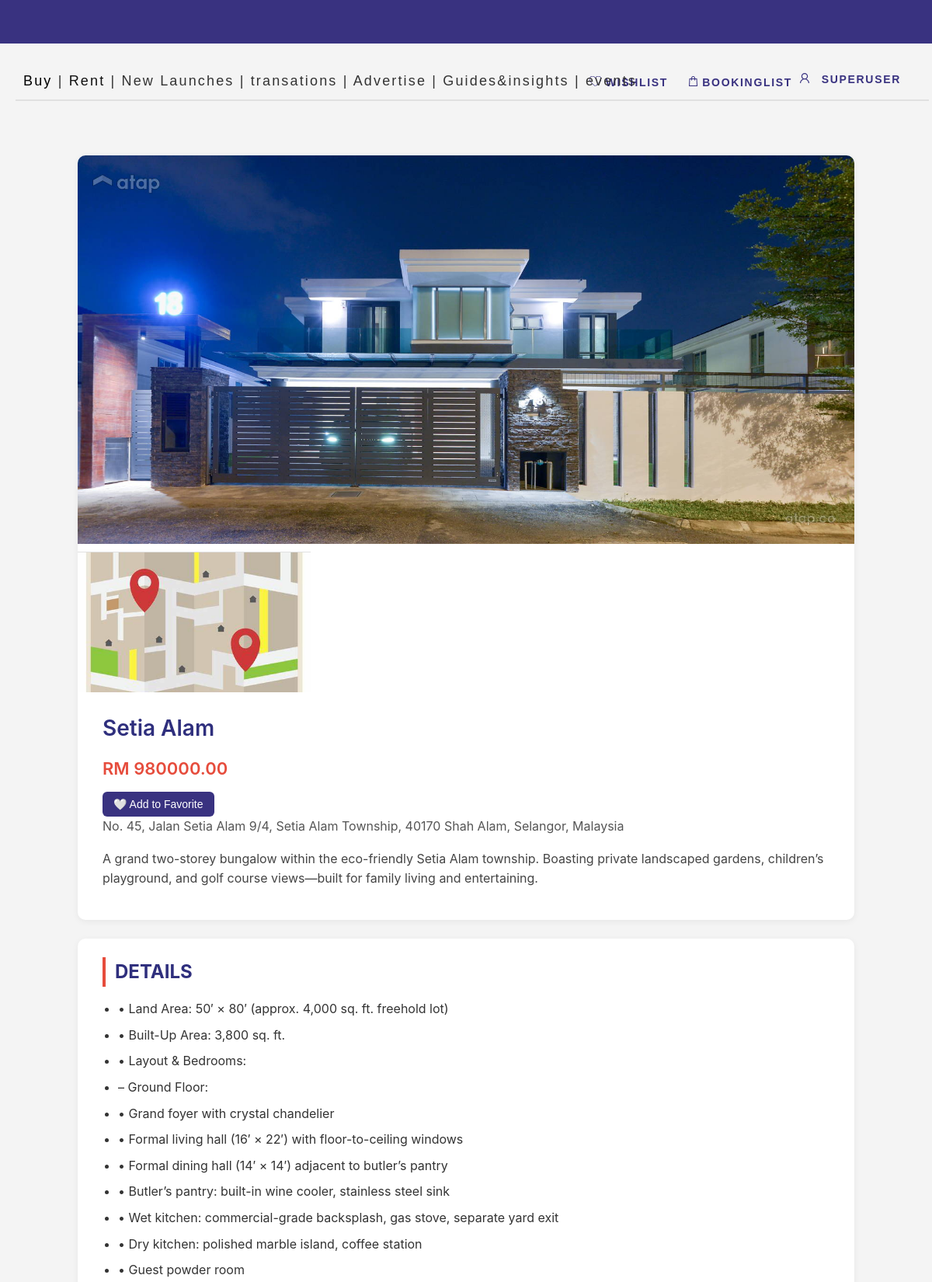
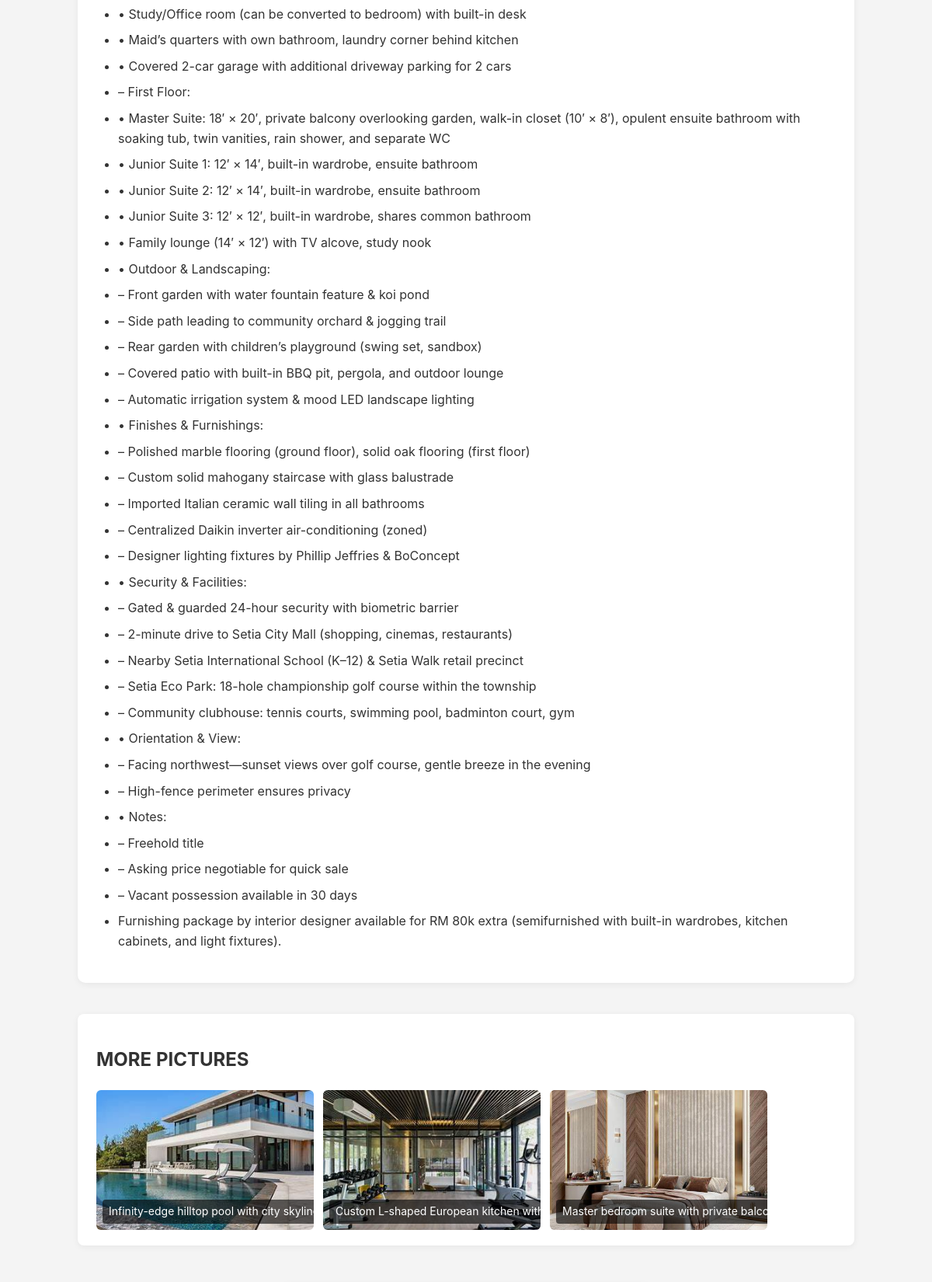
Screenshot of /property/7/ (signed in, upper part) with the database file from the repository (2 pictures, top to bottom).
### proplistpage/models.py (models this page shows, shortened)
class Property(models.Model):
    LOCATION_CHOICES = [
        ('KUALA LUMPUR', 'Kuala Lumpur'),
        ('SELANGOR', 'Selangor'),
        ('PENANG', 'Penang'),
        ('OTHERS', 'Others'),
    ]
    PROPERTY_TYPE_CHOICES = [
        ('sale', 'For Sale'),
        ('rent', 'For Rent'),
    ]
    user = models.ForeignKey(User, on_delete=models.CASCADE)  # 🔥 Add this line
    title = models.CharField(max_length=100)
    location = models.CharField(max_length=100, choices=LOCATION_CHOICES)
    price = models.DecimalField(max_digits=10, decimal_places=2)
    description = models.TextField()
    address = models.CharField(max_length=200, blank=True)
    detail = models.TextField(blank=True)
    image = models.ImageField(upload_to='property_images/')
    address = models.CharField(max_length=200, blank=True)  # 具体地址
    detail = models.TextField(blank=True)  # 房屋详情
    image = models.ImageField(upload_to='property_images/')
    PROPERTY_TYPE_CHOICES = [
        ('sale', 'For Sale'),
        ('rent', 'For Rent'),
    ]
    type = models.CharField(max_length=10, choices=PROPERTY_TYPE_CHOICES, default='sale')
    is_booked = models.BooleanField(default=False)

class PropertyImage(models.Model):
    property = models.ForeignKey(Property, related_name='extra_images', on_delete=models.CASCADE)
    image    = models.ImageField(upload_to='property_images/details/')
    caption  = models.CharField(max_length=100, blank=True)

### proplistpage/views.py (the view)
# urls.py: path('property/<int:pk>/', views.property_detail, name='property-detail'),
def property_detail(request, pk):
    print(f"*** property_detail 被调用，pk = {pk} ***")
    property_obj = get_object_or_404(Property, pk=pk)
    print(f"*** 成功拿到 Property：{property_obj.title} ***")
    form = LoanCalculatorForm(initial={'property': property_obj})
    result = None
    if request.method == 'POST':
        form = LoanCalculatorForm(request.POST)
        if form.is_valid():
            result = form.calculate()  # Assuming your form has a `.calculate()` method that returns the result
    return render(request, 'property_detail.html',
                  {'property': property_obj,
                   'form': form,
                   'result': result,
                   'payment_info': calculate_payment(property_obj),
                   })

### payment/utils.py (called while the page is built)
def calculate_payment(property_obj):
    if property_obj.type == 'rent':
        return {
            'label': 'Total Payment',
            'amount': property_obj.price * Decimal('2'),
        }
    elif property_obj.type == 'sale':
        deposit = property_obj.price * Decimal('0.02')
        return {
            'label': 'Earnest Deposit (2%)',
            'amount': deposit,
        }
    else:
        return {
            'label': 'N/A',
            'amount': 0,
        }

### proplistpage/templates/property_detail.html (shortened to what this page needs)
{% load static %}
<!DOCTYPE html>
<html lang="zh">
<head>
  <link rel="stylesheet" href="{% static 'main/style.css' %}">
  <link rel="stylesheet" href="{% static 'css/style.css' %}">
  <link rel="stylesheet" href="{% static 'loan_calculator/style.css' %}">
  <link rel="stylesheet" href="{% static 'main/style.css' %}">
  <link rel="stylesheet" href="{% static 'css/whatsapp.css' %}">
</head>
<body>
<div class="layout-wrapper">
    <main class="layout-content">
        {% include 'header.html' %}
  <div class="detail-container">
    <div class="detail-top-card">
      {% if property.image %}
        <div class="top-image-wrapper">
          <img src="{{ property.image.url }}" alt="{{ property.title }}" class="main-image">
          <img src="{% static 'images/map_placeholder.jpeg' %}" alt="地图定位示意" class="map-image">
        </div>
      {% else %}
        <div class="top-image-wrapper">
          <div style="width:100%; height:450px; background:#ddd;"></div>
          <img src="{% static 'images/map_placeholder.jpeg' %}" alt="地图定位示意" class="map-image">
        </div>
      {% endif %}
      <div class="top-info">
        <h1>{{ property.title }}</h1>
        <p class="price">RM {{ property.price|floatformat:2 }}</p>
        {% if user.is_authenticated %}
          <button
            id="favoriteBtn"
            class="favorite-btn {% if property in user.profile.favorites.all %}remove{% else %}add{% endif %}"
            onclick="toggleFavorite({{ property.id }})">
            {% if property in user.profile.favorites.all %}
              ❤️ Remove from Favorite
            {% else %}
              🤍 Add to Favorite
            {% endif %}
          </button>
        {% else %}
          <p><a href="{% url 'login' %}" class="favorite-btn add">Log in to save</a></p>
        {% endif %}
        {% if property.address %}
          <p class="address">{{ property.address }}</p>
        {% endif %}
        <p class="short-desc">{{ property.description }}</p>
      </div>
    </div>
    <div class="detail-info-card">
      <h2>DETAILS</h2>
      {% if property.detail %}
        <ul class="detail-list">
          {% for line in property.detail.splitlines %}
            {% if line %}
              <li>{{ line }}</li>
            {% endif %}
          {% endfor %}
        </ul>
      {% else %}
        <p style="color:#777;">暂无详细信息。</p>
      {% endif %}
    </div>
    <div class="detail-gallery-card">
      <h2>MORE PICTURES</h2>
      <div class="detail-gallery">
        {% for img in property.extra_images.all %}
          <div class="gallery-item">
            <img src="{{ img.image.url }}" alt="{{ img.caption }}">
            {% if img.caption %}
              <div class="caption">{{ img.caption }}</div>
            {% endif %}
          </div>
        {% endfor %}
      </div>
    </div>
  </div>
    {% if property.type == 'sale' %}
    <div class="container loan-container">
    </div>
    {% endif %}
    </main>
</div>
</body>
</html>

### main/templates/header.html (shortened to what this page needs)
{% load static %}
<link rel="stylesheet" href="{% static 'css/saved_property.css' %}">
<div class="frame-229">
  <div class="rectangle-645"></div>
  <a href="{% url 'booking_list' %}" style="text-decoration:none">
    <div class="bookinglist">
      <img src="{% static 'images/vector1.svg' %}" alt="Booking Icon" />
      BookingList
    </div>
  </a>
  <div class="account">
    <img src="{% static 'images/vector2.svg' %}" alt="Account Icon" />
    {% if user.is_authenticated %}
      <div class="dropdown">
        <button class="dropbtn" onclick="toggleDropdown(event)">{{ user.username }}</button>
      </div>
    {% else %}
      <a href="{% url 'login' %}" style="margin-top:3px; display:inline-block;padding:6px 10px 15px 10px;">Account</a>
    {% endif %}
  </div>
  <a href="{% url 'saved_properties' %}" style="text-decoration:none">
    <div class="wishlist">
      <img src="{% static 'images/vector3.svg' %}" alt="Wishlist Icon" />
      Wishlist
    </div>
  </a>
  <div class="rectangle-7"></div>
  <div class="buy-rent-new-launches-transations-advertise-guies-insights-events">
    <span>
      <a href="{% url 'proplistpage:property-list' %}" style="text-decoration:none; color:#000000;">Buy</a>
      |
      <a href="{% url 'rentlistpage:rent-list' %}" style="text-decoration:none; color: #111111;">Rent</a>
      |
      New Launches |
      transations |
      Advertise |
      Guides&amp;insights |
      events
    </span>
  </div>
</div>

### main/static/main/style.css (style rules this page uses)
body { font-family: 'Segoe UI', Tahoma, Geneva, Verdana, sans-serif; background-color: #f4f7f9; margin: 0; padding: 0; }
.frame-229 { width: 100%; height: 235px; position: absolute; left: 0px; top: 0px; }
.rectangle-645 { background: #393280; width: 100%; height: 56px; position: absolute; }
.rectangle-7 { background: #e0e0e0; width: 98%; height: 2px; position: absolute; left: 20px; top: 150px; transform-origin: 0 0; transform: rotate(0deg) scale(1, -1); }
.account { color: #393280; text-align: left; font-family: "Inter-SemiBold", sans-serif; font-size: 14px; letter-spacing: 0.12em; font-weight: 600; text-transform: uppercase; position: absolute; right: 50px; top: 85px; padding: 10px 10px 10px 10px; z-index: 100; }
.dropdown { position: relative; display: inline-block; }
.dropbtn { background-color: transparent; border: none; cursor: pointer; color: #393280; text-align: left; font-family: "Inter-SemiBold", sans-serif; font-size: 14px; letter-spacing: 0.12em; font-weight: 600; text-transform: uppercase; padding: 10px 10px 10px 10px; }
.wishlist { color: #393280; text-align: left; font-family: "Inter-SemiBold", sans-serif; font-size: 14px; letter-spacing: 0.12em; font-weight: 600; text-transform: uppercase; position: absolute; right: 330px; top: 85px; padding: 10px 10px 30px 10px; cursor: pointer; }
.bookinglist { color: #393280; text-align: left; font-family: "Inter-SemiBold", sans-serif; font-size: 14px; letter-spacing: 0.12em; font-weight: 600; text-transform: uppercase; position: absolute; right: 170px; top: 85px; padding: 10px 10px 30px 10px; cursor: pointer; }

### proplistpage/static/css/style.css (style rules this page uses)
body { margin: 0; padding: 0; overflow-x: hidden; }
.layout-wrapper { display: flex; flex-direction: column; min-height: 100vh; }
.layout-content { flex: 1; }
.frame-229 { width: 100%; height: 235px; position: absolute; left: 0px; top: 0px; }
.rectangle-645 { background: #393280; width: 100%; height: 56px; position: absolute; }
.rectangle-7 { background: #e0e0e0; width: 98%; height: 2px; position: absolute; left: 20px; top: 130px; transform-origin: 0 0; transform: rotate(0deg) scale(1, -1); }
.account { color: #393280; text-align: left; font-family: "Inter-SemiBold", sans-serif; font-size: 14px; letter-spacing: 0.12em; font-weight: 600; text-transform: uppercase; position: absolute; right: 20px; padding-top:12px; top: 85px; }
.dropdown { position: relative; display: inline-block; }
.dropbtn { background-color: transparent; border: none; cursor: pointer; color: #393280; text-align: left; font-family: "Inter-SemiBold", sans-serif; font-size: 14px; letter-spacing: 0.12em; font-weight: 600; text-transform: uppercase; padding: 10px 10px 10px 10px; }
.wishlist { color: #393280; text-align: left; font-family: "Inter-SemiBold", sans-serif; font-size: 14px; letter-spacing: 0.12em; font-weight: 600; text-transform: uppercase; position: absolute; right: 300px; top: 85px; padding: 20px 10px 20px 10px; cursor: pointer; }
.buy-rent-new-launches-transations-advertise-guies-insights-events { text-align: left; font-family: "-", sans-serif; font-size: 18px; letter-spacing: 0.12em; font-weight: 400; position: relative; top: 90px; left: 30px; }
.account { color: #393280; text-align: left; font-family: "Inter-SemiBold", sans-serif; font-size: 14px; letter-spacing: 0.12em; font-weight: 600; text-transform: uppercase; position: absolute; padding: 10px 10px 30000px 10px; z-index: 100; right: 20px; top: 100px; cursor: pointer; }
.wishlist { color: #393280; text-align: left; font-family: "Inter-SemiBold", sans-serif; font-size: 14px; letter-spacing: 0.12em; font-weight: 600; text-transform: uppercase; position: absolute; right: 300px; top: 109px; padding: 10px 10px 10px 10px; cursor: pointer; }
.rectangle-7 { background: #e0e0e0; width: 98%; height: 2px; position: absolute; left: 20px; top: 180px; transform-origin: 0 0; transform: rotate(0deg) scale(1, -1); }
.buy-rent-new-launches-transations-advertise-guies-insights-events { text-align: left; font-family: "-", sans-serif; font-size: 18px; letter-spacing: 0.12em; font-weight: 400; position: relative; top: 94px; left: 30px; }

### loan_calculator/static/loan_calculator/style.css (style rules this page uses)
body { font-family: 'Segoe UI', Tahoma, Geneva, Verdana, sans-serif; background-color: #ffffff; color: #333; margin: 0; padding: 0; }
.container { display: flex; flex-direction: row; flex-wrap: wrap; justify-content: center; gap: 40px; margin: 10px auto; padding: 10px; max-width: 1100px; }
h1 { font-size: 2rem; color: #7d7676; margin-bottom: 20px; }

### rows the page displays
Property: image (picture), title "Setia Alam", price "980000.00", address "No. 45, Jalan Setia Alam 9/4, Setia Alam Township, 40170 Shah Alam, Selangor, Malaysia", description "A grand two-storey bungalow within the eco-friendly Setia Alam township. Boasting private landscaped gardens, children’s playground, and golf course views—built for family living and entertaining."
PropertyImage: image (picture), caption "Infinity-edge hilltop pool with city…"
PropertyImage: image (picture), caption "Custom L-shaped European kitchen…"
PropertyImage: image (picture), caption "Master bedroom suite with private…"

### other values shown
{{ user.username }} "SUPERUSER"
{{ line }} "• Land Area: 50′ × 80′ (approx. 4,000 sq. ft. freehold lot)" "• Built-Up Area: 3,800 sq. ft." "• Layout & Bedrooms:" "– Ground Floor:" "• Grand foyer with crystal chandelier" "• Formal living hall (16′ × 22′) with floor-to-ceiling windows" "• Formal dining hall (14′ × 14′) adjacent to butler’s pantry" "• Butler’s pantry: built-in wine cooler, stainless steel sink" "• Wet kitchen: commercial-grade backsplash, gas stove, separate yard exit" "• Dry kitchen: polished marble island, coffee station" "• Guest powder room" "• Study/Office room (can be converted to bedroom) with built-in desk" "• Maid’s quarters with own bathroom, laundry corner behind kitchen" "• Covered 2-car garage with additional driveway parking for 2 cars" "– First Floor:" "• Master Suite: 18′ × 20′, private balcony overlooking garden, walk-in closet (10′ × 8′), opulent ensuite bathroom with soaking tub, twin vanities, rain shower, and separate WC" "• Junior Suite 1: 12′ × 14′, built-in wardrobe, ensuite bathroom" "• Junior Suite 2: 12′ × 14′, built-in wardrobe, ensuite bathroom" "• Junior Suite 3: 12′ × 12′, built-in wardrobe, shares common bathroom" "• Family lounge (14′ × 12′) with TV alcove, study nook" "• Outdoor & Landscaping:" "– Front garden with water fountain feature & koi pond" "– Side path leading to community orchard & jogging trail" "– Rear garden with children’s playground (swing set, sandbox)" "– Covered patio with built-in BBQ pit, pergola, and outdoor lounge" "– Automatic irrigation system & mood LED landscape lighting" "• Finishes & Furnishings:" "– Polished marble flooring (ground floor), solid oak flooring (first floor)" "– Custom solid mahogany staircase with glass balustrade" "– Imported Italian ceramic wall tiling in all bathrooms" "– Centralized Daikin inverter air-conditioning (zoned)" "– Designer lighting fixtures by Phillip Jeffries & BoConcept" "• Security & Facilities:" "– Gated & guarded 24-hour security with biometric barrier" "– 2-minute drive to Setia City Mall (shopping, cinemas, restaurants)" "– Nearby Setia International School (K–12) & Setia Walk retail precinct" "– Setia Eco Park: 18-hole championship golf course within the township" "– Community clubhouse: tennis courts, swimming pool, badminton court, gym" "• Orientation & View:" "– Facing northwest—sunset views over golf course, gentle breeze in the evening" "– High-fence perimeter ensures privacy" "• Notes:" "– Freehold title" "– Asking price negotiable for quick sale" "– Vacant possession available in 30 days" "Furnishing package by interior designer available for RM 80k extra (semifurnished with built-in wardrobes, kitchen cabinets, and light fixtures)."
